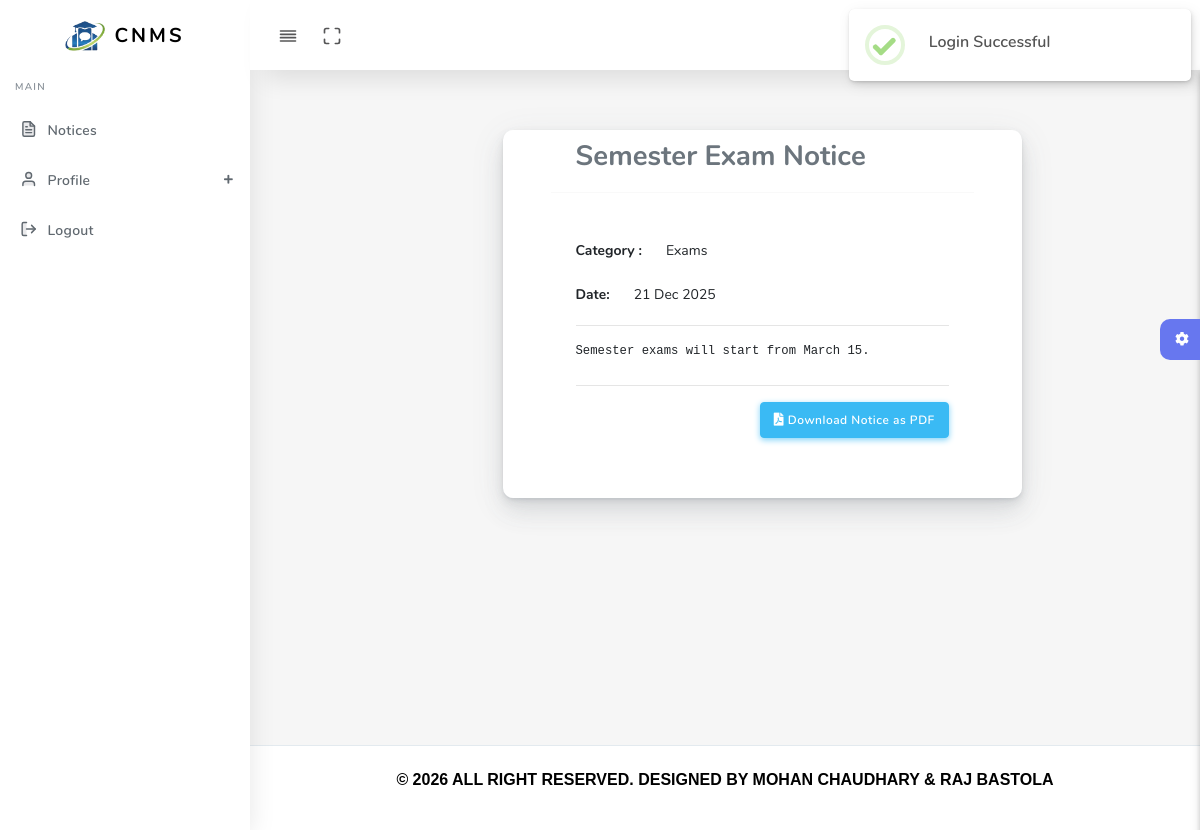
Screenshot of /frontend/dashboard.php?page=view_notice.php&id=1 (signed in) with the database file from the repository.
### tables this page shows
CREATE TABLE notices (
    notice_id INT AUTO_INCREMENT PRIMARY KEY,
    title VARCHAR(255) NOT NULL,
    description TEXT NOT NULL,
    category ENUM('Academic','Exams','Events','Administration','General') NOT NULL,
    status ENUM('Draft','Published') DEFAULT 'Draft',
    attachment VARCHAR(255),
    created_by INT NOT NULL,
    created_at DATETIME DEFAULT CURRENT_TIMESTAMP,
    FOREIGN KEY (created_by) REFERENCES users(user_id) ON DELETE CASCADE
);

### frontend/view_notice.php (the view, shortened to what this page needs)
<?php
$notice_id = (int)($_GET['id'] ?? 0);
$sql = "SELECT n.notice_id, n.title, n.description, n.category, n.attachment, n.created_at
        FROM notices n
        JOIN users u ON n.created_by = u.user_id
        WHERE n.notice_id = ? AND n.status='Published' AND u.role='admin'";
$stmt = $conn->prepare($sql);
$stmt->bind_param("i", $notice_id);
$stmt->execute();
$notice = $stmt->get_result()->fetch_assoc();
?>
                <div class="card col-md-7 offset-md-3 px-5">
                    <div class="card-header">
                        <h3><?= htmlspecialchars($notice['title']) ?></h3>
                    </div>
                    <div class="card-body">
                        <div class="py-4">
                            <p class="clearfix">
                                <span class="float-left">
                                    <strong> Category :</strong>
                                </span>
                                <span class="float-center  ml-4">
                                    <?= $notice['category'] ?>
                                </span>
                            </p>
                            <p class="clearfix">
                                <span class="float-left">
                                    <strong>Date:</strong>
                                </span>
                                <span class="float-center  ml-4">
                                    <?= date("d M Y", strtotime($notice['created_at'])) ?>
                                </span>
                            </p>
                            <hr>
                            <div class="form-group text-black"><pre><?= $notice['description'] ?></pre></div>
                            <hr>
                            <p class="clearfix">
                                <span class="float-right text-muted">
                                    <a href="download_notice_pdf.php?id=<?= $notice['notice_id'] ?>" class="btn btn-info"><i class="fas fa-file-pdf"></i> Download Notice as PDF</a>
                                </span>
                            </p>
                        </div>
                    </div>
                </div>

### rows the page displays
notices: title "Semester Exam Notice", category "Exams", created_at "21 Dec 2025", description "Semester exams will start from March 15."
